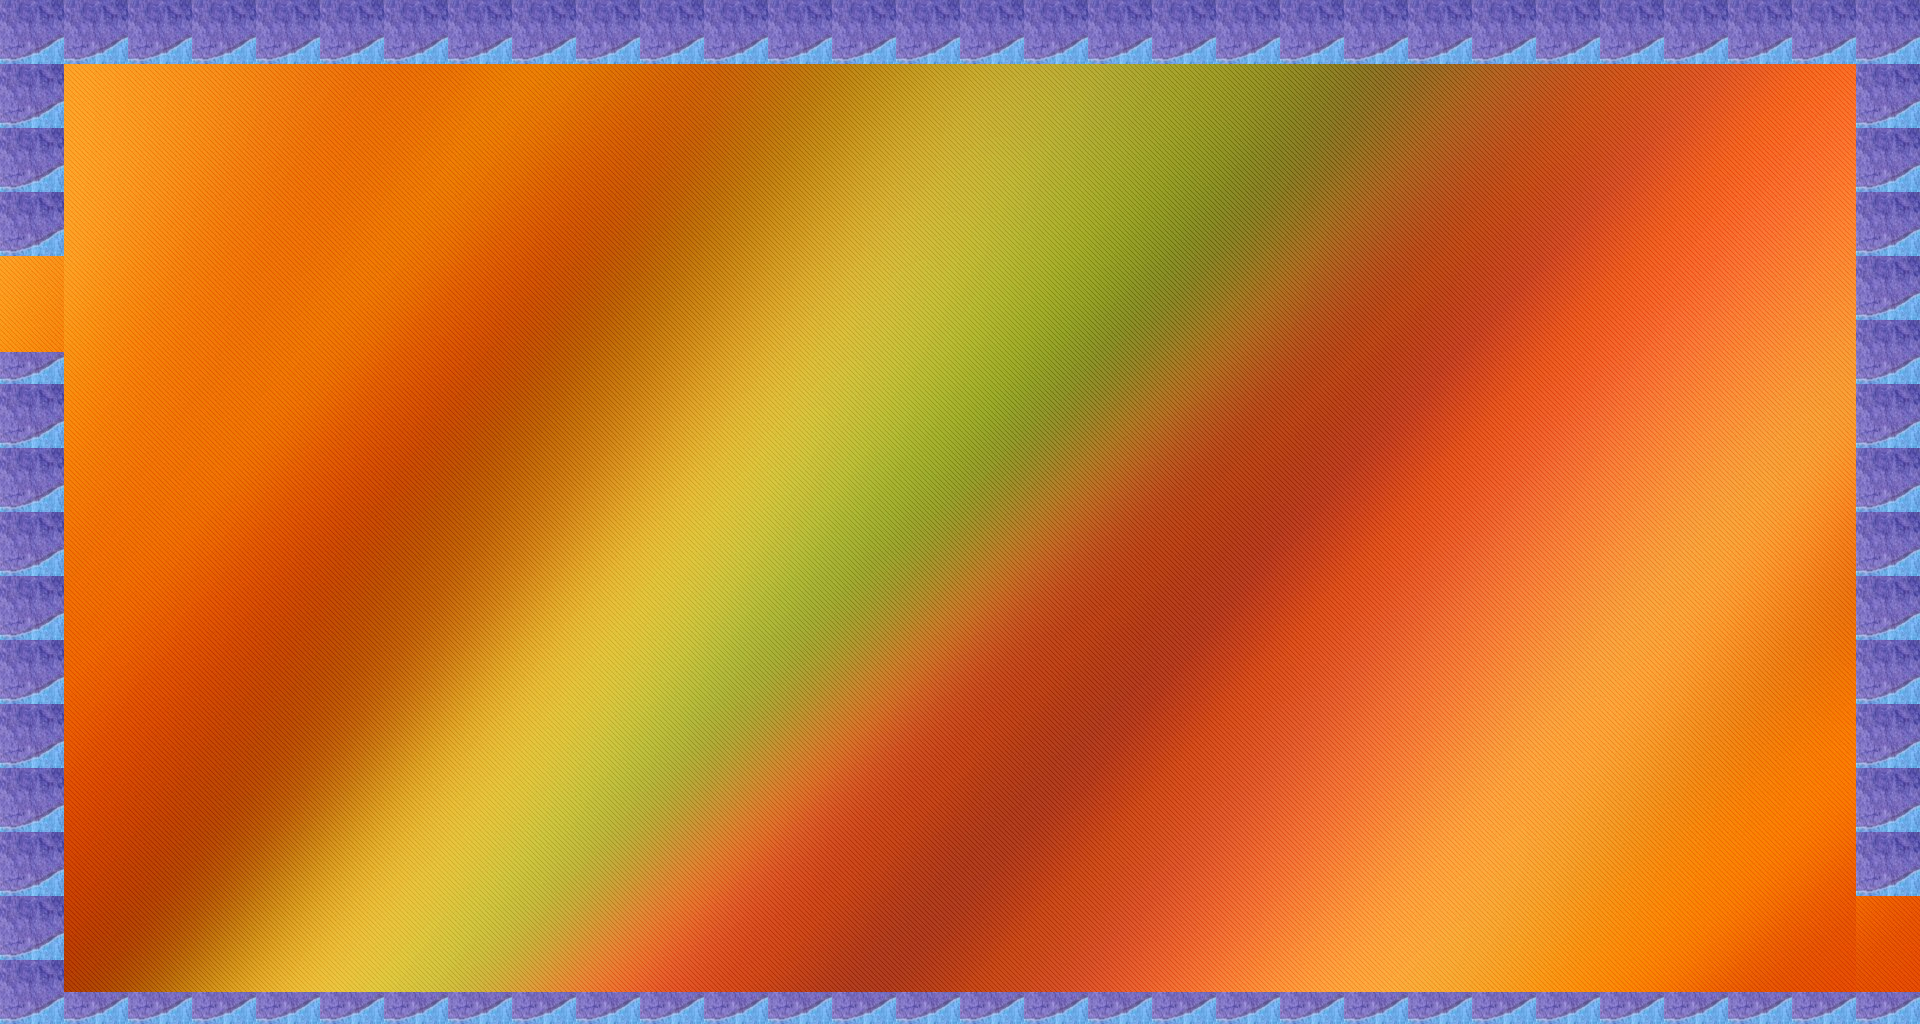

The image is a tile-based game level rendered from a .tmx file. Its description and source (layers, tilesets, objects; grid data summarised) follow:
An orthogonal 60x32 tile map with 32x32 px tiles, 1 tile layer (Tile Layer 1), 2 tilesets.

<map version="1.0" orientation="orthogonal" width="60" height="32" tilewidth="32" tileheight="32">
 <tileset firstgid="1" name="color-background-wallpapers_2560x1600_86344" tilewidth="32" tileheight="32">
  <image source="color-background-wallpapers_2560x1600_86344.jpg" width="2560" height="1600" />
 </tileset>
 <tileset firstgid="4001" name="backgroundRocks" tilewidth="32" tileheight="32">
  <image source="backgroundRocks.jpg" width="1280" height="800" />
  <tile id="420">
   <properties>
    <property name="blocked" value="" />
   </properties>
  </tile>
  <tile id="421">
   <properties>
    <property name="blocked" value="" />
   </properties>
  </tile>
  <tile id="460">
   <properties>
    <property name="blocked" value="" />
   </properties>
  </tile>
  <tile id="461">
   <properties>
    <property name="blocked" value="" />
   </properties>
  </tile>
 </tileset>
 <layer name="Tile Layer 1" width="60" height="32">
  <data>[1920 cells, 1920 non-empty, 1628 distinct tile ids]</data>
 </layer>
</map>
